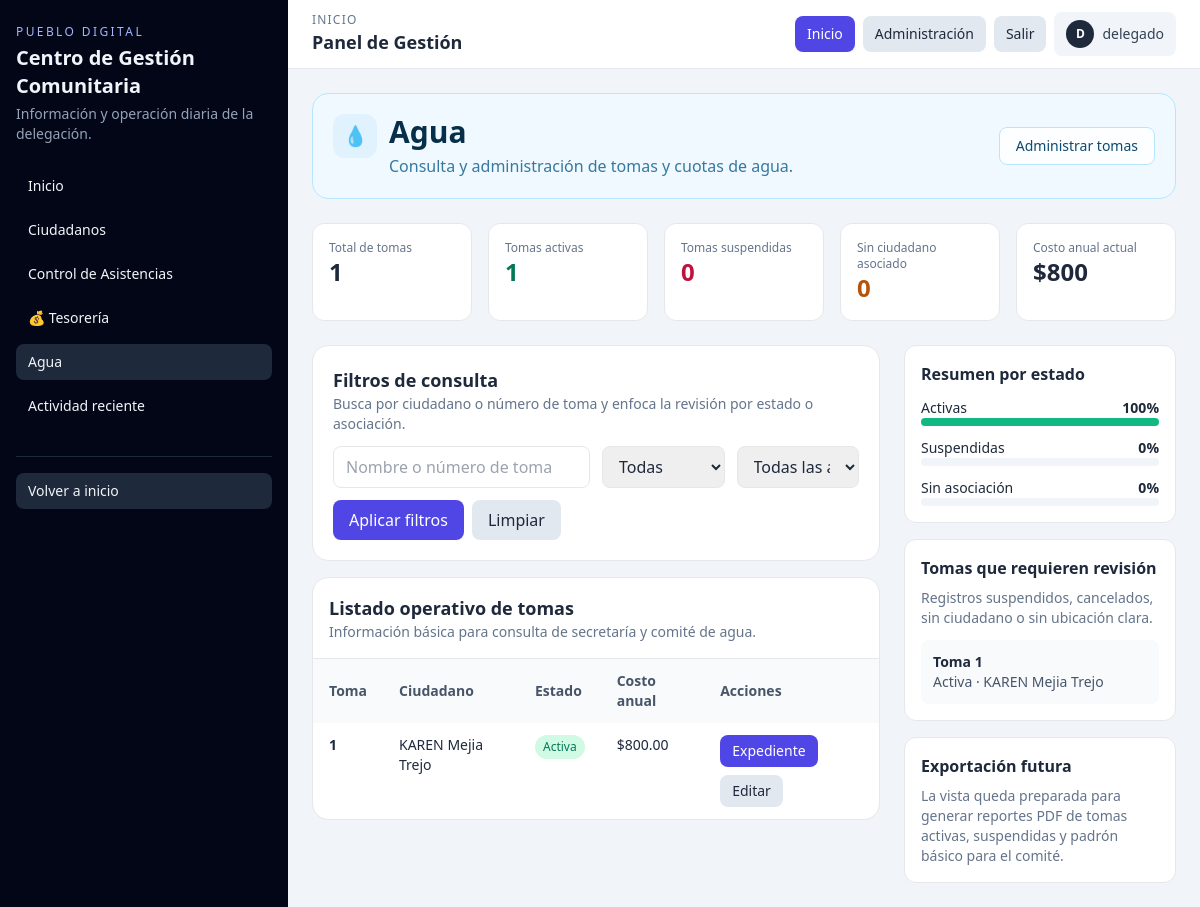
Page /agua/ (signed in) on the committed database.
### apps/agua/models.py (models this page shows, shortened)
class Toma(TimeStampedModel):
    class Estados(models.TextChoices):
        ACTIVA = 'ACTIVA', 'Activa'
        SUSPENDIDA = 'SUSPENDIDA', 'Suspendida'
        CANCELADA = 'CANCELADA', 'Cancelada'
    ciudadano = models.OneToOneField(Ciudadano, on_delete=models.CASCADE, related_name='toma')
    numero_toma = models.CharField(max_length=30, unique=True)
    ubicacion = models.TextField(blank=True)
    costo_anual = models.DecimalField(max_digits=10, decimal_places=2, default=800)
    estado = models.CharField(max_length=20, choices=Estados.choices, default=Estados.ACTIVA)
    observaciones = models.TextField(blank=True)
    class Meta:
        verbose_name = 'Toma'
        verbose_name_plural = 'Tomas'
        ordering = ['numero_toma']

### apps/core/models.py (models this page shows, shortened)
class TimeStampedModel(models.Model):
    created_at = models.DateTimeField(auto_now_add=True, verbose_name='Creado')
    updated_at = models.DateTimeField(auto_now=True, verbose_name='Actualizado')
    class Meta:
        abstract = True

class Ciudadano(TimeStampedModel):
    nombre = models.CharField(max_length=100)
    apellido_paterno = models.CharField(max_length=100)
    apellido_materno = models.CharField(max_length=100, blank=True)
    edad = models.PositiveSmallIntegerField()
    fecha_nacimiento = models.DateField(null=True, blank=True)
    telefono = models.CharField(max_length=20, blank=True)
    direccion = models.TextField(blank=True)
    activo = models.BooleanField(default=True)
    observaciones = models.TextField(blank=True)
    class Meta:
        verbose_name = '🧑 Ciudadano'
        verbose_name_plural = '🧑 Ciudadanos'
        ordering = ['apellido_paterno', 'apellido_materno', 'nombre']
        indexes = [
            models.Index(fields=['edad']),
            models.Index(fields=['apellido_paterno', 'apellido_materno', 'nombre']),
        ]
    @property
    def nombre_completo(self):
        return f"{self.nombre} {self.apellido_paterno} {self.apellido_materno}".strip()

### apps/core/views.py (the view)
# urls.py: path('agua/', control_agua, name='control_agua'),
@login_required
def control_agua(request):
    tomas_base = Toma.objects.select_related("ciudadano")
    tomas_qs = _filtrar_tomas_operativas(tomas_base, request.GET)
    paginator = Paginator(tomas_qs, 20)
    tomas_page = paginator.get_page(request.GET.get("page"))
    total_tomas = Toma.objects.count()
    tomas_activas = Toma.objects.filter(estado=Toma.Estados.ACTIVA).count()
    tomas_suspendidas = Toma.objects.filter(estado=Toma.Estados.SUSPENDIDA).count()
    tomas_canceladas = Toma.objects.filter(estado=Toma.Estados.CANCELADA).count()
    tomas_sin_ciudadano = Toma.objects.filter(ciudadano__isnull=True).count()
    costo_anual_total = Toma.objects.aggregate(total=Sum("costo_anual"))["total"] or 0
    revision_qs = (
        Toma.objects.select_related("ciudadano")
        .filter(Q(ciudadano__isnull=True) | Q(estado__in=[Toma.Estados.SUSPENDIDA, Toma.Estados.CANCELADA]) | Q(ubicacion=""))
        .order_by("estado", "numero_toma")[:8]
    )
    context = {
        "tomas": tomas_page,
        "filtros": {
            "q": request.GET.get("q", "").strip(),
            "estado": request.GET.get("estado", "todas"),
            "asociacion": request.GET.get("asociacion", "todas"),
        },
        "metricas": {
            "total_tomas": total_tomas,
            "tomas_activas": tomas_activas,
            "tomas_suspendidas": tomas_suspendidas,
            "tomas_canceladas": tomas_canceladas,
            "tomas_sin_ciudadano": tomas_sin_ciudadano,
            "costo_anual_total": costo_anual_total,
        },
        "distribucion": {
            "activas": round((tomas_activas / total_tomas) * 100) if total_tomas else 0,
            "suspendidas": round((tomas_suspendidas / total_tomas) * 100) if total_tomas else 0,
            "sin_ciudadano": round((tomas_sin_ciudadano / total_tomas) * 100) if total_tomas else 0,
            "canceladas": round((tomas_canceladas / total_tomas) * 100) if total_tomas else 0,
        },
        "tomas_revision": revision_qs,
    }
    return render(request, "dashboard/control_agua.html", context)

### apps/core/views.py (called while the page is built, shortened)
def _filtrar_tomas_operativas(queryset, params):
    q = params.get("q", "").strip()
    estado = params.get("estado", "todas")
    asociacion = params.get("asociacion", "todas")
    if estado == "activas":
        queryset = queryset.filter(estado=Toma.Estados.ACTIVA)
    elif estado == "suspendidas":
        queryset = queryset.filter(estado=Toma.Estados.SUSPENDIDA)
    if asociacion == "con_ciudadano":
        queryset = queryset.filter(ciudadano__isnull=False)
    elif asociacion == "sin_ciudadano":
        queryset = queryset.filter(ciudadano__isnull=True)
    return queryset.order_by("estado", "numero_toma")

### templates/dashboard/control_agua.html (shortened to what this page needs)
{% extends 'dashboard/base_dashboard.html' %}
{% block content %}
{% include 'dashboard/components/module_header.html' with title='Agua' subtitle='Consulta y administración de tomas y cuotas de agua.' icon='💧' color='blue' action_url='/admin/agua/toma/' action_label='Administrar tomas' %}
<section class="grid md:grid-cols-5 gap-4 mb-6">
  <article class="bg-white p-4 rounded-xl border"><p class="text-xs text-slate-500">Total de tomas</p><p class="text-2xl font-bold">{{ metricas.total_tomas }}</p></article>
  <article class="bg-white p-4 rounded-xl border"><p class="text-xs text-slate-500">Tomas activas</p><p class="text-2xl font-bold text-emerald-700">{{ metricas.tomas_activas }}</p></article>
  <article class="bg-white p-4 rounded-xl border"><p class="text-xs text-slate-500">Tomas suspendidas</p><p class="text-2xl font-bold text-rose-700">{{ metricas.tomas_suspendidas }}</p></article>
  <article class="bg-white p-4 rounded-xl border"><p class="text-xs text-slate-500">Sin ciudadano asociado</p><p class="text-2xl font-bold text-amber-700">{{ metricas.tomas_sin_ciudadano }}</p></article>
  <article class="bg-white p-4 rounded-xl border"><p class="text-xs text-slate-500">Costo anual actual</p><p class="text-2xl font-bold">${{ metricas.costo_anual_total }}</p></article>
</section>
<section class="grid lg:grid-cols-3 gap-6">
  <div class="lg:col-span-2 space-y-4">
    <article class="bg-white rounded-2xl border p-4 md:p-5">
      <h2 class="font-semibold text-lg">Filtros de consulta</h2>
      <p class="text-sm text-slate-500 mb-3">Busca por ciudadano o número de toma y enfoca la revisión por estado o asociación.</p>
      <form method="get" class="grid md:grid-cols-4 gap-3">
        <input type="text" name="q" value="{{ filtros.q }}" placeholder="Nombre o número de toma" class="md:col-span-2 rounded-lg border px-3 py-2">
        <select name="estado" class="rounded-lg border px-3 py-2">
          <option value="todas" {% if filtros.estado == 'todas' %}selected{% endif %}>Todas</option>
        </select>
        <select name="asociacion" class="rounded-lg border px-3 py-2">
          <option value="todas" {% if filtros.asociacion == 'todas' %}selected{% endif %}>Todas las asociaciones</option>
        </select>
        <div class="md:col-span-4 flex gap-2">
          <button class="rounded-lg bg-indigo-600 text-white px-4 py-2">Aplicar filtros</button>
          <a href="{% url 'control_agua' %}" class="rounded-lg bg-slate-200 px-4 py-2">Limpiar</a>
        </div>
      </form>
    </article>
    <article class="bg-white rounded-2xl border overflow-hidden">
      <div class="p-4 border-b">
        <h2 class="font-semibold text-lg">Listado operativo de tomas</h2>
        <p class="text-sm text-slate-500">Información básica para consulta de secretaría y comité de agua.</p>
      </div>
      <div class="overflow-x-auto">
        <table class="min-w-full text-sm">
          <thead class="bg-slate-50 text-slate-600 text-left">
            <tr><th class="px-4 py-3">Toma</th><th class="px-4 py-3">Ciudadano</th><th class="px-4 py-3">Estado</th><th class="px-4 py-3">Costo anual</th><th class="px-4 py-3">Acciones</th></tr>
          </thead>
          <tbody class="divide-y">
            {% for toma in tomas %}
              <tr class="align-top">
                <td class="px-4 py-3 font-semibold">{{ toma.numero_toma }}</td>
                <td class="px-4 py-3">{% if toma.ciudadano %}{{ toma.ciudadano.nombre_completo }}{% else %}<span class="text-amber-700 font-medium">Sin ciudadano asociado</span>{% endif %}</td>
                <td class="px-4 py-3"><span class="inline-flex rounded-full px-2 py-1 text-xs font-medium {% if toma.estado == 'ACTIVA' %}bg-emerald-100 text-emerald-700{% elif toma.estado == 'SUSPENDIDA' %}bg-rose-100 text-rose-700{% else %}bg-amber-100 text-amber-700{% endif %}">{{ toma.get_estado_display }}</span></td>
                <td class="px-4 py-3">${{ toma.costo_anual }}</td>
                <td class="px-4 py-3"><div class="flex flex-wrap gap-2">{% if toma.ciudadano %}<a class="rounded-lg bg-indigo-600 text-white px-3 py-1.5" href="{% url 'perfil_ciudadano' toma.ciudadano.pk %}">Expediente</a>{% endif %}<a class="rounded-lg bg-slate-200 px-3 py-1.5" href="/admin/agua/toma/{{ toma.pk }}/change/">Editar</a></div></td>
              </tr>
            {% empty %}
              <tr><td colspan="5" class="px-4 py-6 text-slate-500">No se encontraron tomas con estos filtros.</td></tr>
            {% endfor %}
          </tbody>
        </table>
      </div>
    </article>
  </div>
  <aside class="space-y-4">
    <article class="bg-white rounded-xl border p-4">
      <h2 class="font-semibold mb-3">Resumen por estado</h2>
      <div class="space-y-3 text-sm">
        <div><div class="flex justify-between"><span>Activas</span><strong>{{ distribucion.activas }}%</strong></div><div class="h-2 rounded-full bg-slate-100"><div class="h-2 rounded-full bg-emerald-500" style="width: {{ distribucion.activas }}%"></div></div></div>
        <div><div class="flex justify-between"><span>Suspendidas</span><strong>{{ distribucion.suspendidas }}%</strong></div><div class="h-2 rounded-full bg-slate-100"></div></div>
        <div><div class="flex justify-between"><span>Sin asociación</span><strong>{{ distribucion.sin_ciudadano }}%</strong></div><div class="h-2 rounded-full bg-slate-100"></div></div>
      </div>
    </article>
    <article class="bg-white rounded-xl border p-4">
      <h2 class="font-semibold mb-2">Tomas que requieren revisión</h2>
      <p class="text-sm text-slate-500 mb-3">Registros suspendidos, cancelados, sin ciudadano o sin ubicación clara.</p>
      <ul class="space-y-2 text-sm">
        {% for toma in tomas_revision %}
          <li class="rounded-lg bg-slate-50 p-3"><strong>Toma {{ toma.numero_toma }}</strong><br><span class="text-slate-600">{{ toma.get_estado_display }} · {{ toma.ciudadano.nombre_completo|default:'Sin ciudadano asociado' }}</span></li>
        {% empty %}
          <li class="text-slate-500">No hay tomas marcadas para revisión.</li>
        {% endfor %}
      </ul>
    </article>
    <article class="bg-white rounded-xl border p-4">
      <h2 class="font-semibold mb-2">Exportación futura</h2>
      <p class="text-sm text-slate-500">La vista queda preparada para generar reportes PDF de tomas activas, suspendidas y padrón básico para el comité.</p>
    </article>
  </aside>
</section>
{% endblock %}

### templates/dashboard/base_dashboard.html (shortened to what this page needs)
<!doctype html>
<html lang="es">
<head>
  <script src="https://cdn.tailwindcss.com"></script>
</head>
<body class="bg-slate-100 text-slate-800 min-h-screen">
  <div class="min-h-screen lg:flex">
    <aside class="w-full lg:w-72 bg-slate-950 text-slate-100 px-4 py-5 lg:py-6">
      <p class="text-xs uppercase tracking-[.2em] text-indigo-300">Pueblo Digital</p>
      <h1 class="text-xl font-semibold mt-1">Centro de Gestión Comunitaria</h1>
      <p class="text-sm text-slate-400 mt-1">Información y operación diaria de la delegación.</p>
      <nav class="mt-6 space-y-2 text-sm">
        <a href="{% url 'dashboard_operativo' %}" class="block rounded-lg px-3 py-2 {% if request.resolver_match.url_name == 'dashboard_operativo' %}bg-slate-800{% else %}hover:bg-slate-800{% endif %}">Inicio</a>
        <a href="{% url 'padron_ciudadanos' %}" class="block rounded-lg px-3 py-2 {% if request.resolver_match.url_name == 'padron_ciudadanos' %}bg-slate-800{% else %}hover:bg-slate-800{% endif %}">Ciudadanos</a>
        <a href="{% url 'control_asistencias' %}" class="block rounded-lg px-3 py-2 {% if request.resolver_match.url_name == 'control_asistencias' %}bg-slate-800{% else %}hover:bg-slate-800{% endif %}">Control de Asistencias</a>
        <a href="{% url 'tesoreria_operativa' %}" class="block rounded-lg px-3 py-2 {% if 'tesoreria' in request.resolver_match.url_name or request.resolver_match.url_name == 'acreditar_obligacion' %}bg-slate-800{% else %}hover:bg-slate-800{% endif %}">💰 Tesorería</a>
        <a href="{% url 'control_agua' %}" class="block rounded-lg px-3 py-2 {% if request.resolver_match.url_name == 'control_agua' %}bg-slate-800{% else %}hover:bg-slate-800{% endif %}">Agua</a>
        <a href="#actividad-reciente" class="block rounded-lg px-3 py-2 hover:bg-slate-800">Actividad reciente</a>
      </nav>
      <div class="mt-8 border-t border-slate-800 pt-4 space-y-2 text-sm">
        <a href="/" class="block rounded-lg px-3 py-2 bg-slate-800">Volver a inicio</a>
      </div>
    </aside>
    <section class="flex-1 min-w-0">
      <header class="bg-white border-b sticky top-0 z-10">
        <div class="px-4 py-3 md:px-6 flex flex-wrap gap-3 items-center justify-between">
          <div>
            <p class="text-xs uppercase tracking-widest text-slate-500">Inicio</p>
            <h2 class="font-semibold text-lg">Panel de Gestión</h2>
          </div>
          <nav class="flex items-center gap-2 text-sm">
            <a class="px-3 py-2 rounded-lg bg-indigo-600 text-white" href="{% url 'dashboard_operativo' %}">Inicio</a>
            <a class="px-3 py-2 rounded-lg bg-slate-200" href="/admin/">Administración</a>
            <a class="px-3 py-2 rounded-lg bg-slate-200" href="/logout/">Salir</a>
            <span class="inline-flex items-center gap-2 px-3 py-2 rounded-lg bg-slate-100 text-slate-700">
              <span class="flex h-7 w-7 items-center justify-center rounded-full bg-slate-800 text-xs font-semibold text-white" aria-hidden="true">
                {{ request.user.get_username|first|upper }}
              </span>
              <span class="font-medium">{{ request.user.get_full_name|default:request.user.get_username }}</span>
            </span>
          </nav>
        </div>
      </header>
      <main class="px-4 md:px-6 py-6">
        {% block content %}{% endblock %}
      </main>
    </section>
  </div>
</body>
</html>

### rows in the picture
Toma: numero_toma "1", ciudadano.nombre_completo "KAREN Mejia Trejo", estado "Activa", costo_anual "800.00", shows "Expediente"

### other values in the picture
{{ request.user.get_username|first|upper }} "D"
{{ request.user.get_full_name|default:request.user.get_username }} "delegado"
{{ icon }} "💧"
{{ title }} "Agua"
{{ subtitle }} "Consulta y administración de tomas y cuotas de agua."
{{ action_label }} "Administrar tomas"
{{ metricas.total_tomas }} "1"
{{ metricas.tomas_activas }} "1"
{{ metricas.tomas_suspendidas }} "0"
{{ metricas.tomas_sin_ciudadano }} "0"
{{ metricas.costo_anual_total }} "800"
{{ distribucion.activas }} "100"
{{ distribucion.suspendidas }} "0"
{{ distribucion.sin_ciudadano }} "0"
